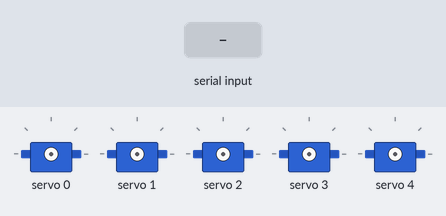
Bench run of a sketch on a simulated Arduino Uno, built with avr-gcc and run on an emulated ATmega328P. Parts: 5 × servo. The test bench sets the inputs (shaded band).

Above: at 1.2 s.
1.3 s: "90,45,200\n" received over Serial
2.8 s: "30,150,10\n" received over Serial
At 3.9 s:
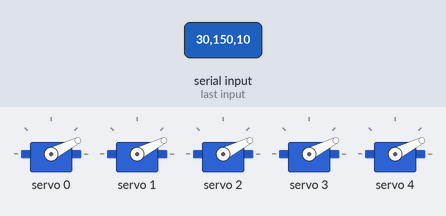
4.3 s: "5\n" received over Serial
At 5.2 s:
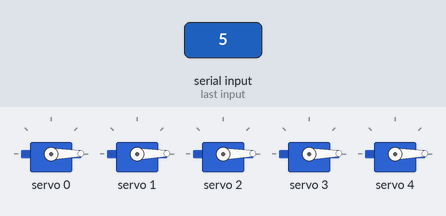
5.8 s: "200\n" received over Serial
At 6.6 s:
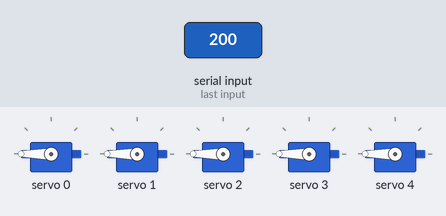
7.3 s: "90,45\n" received over Serial
At 7.9 s:
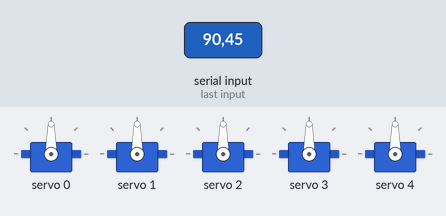
8.8 s: "30,150\n" received over Serial
At 9.2 s:
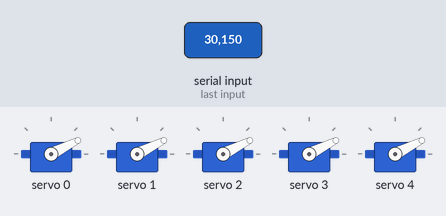
Timing chart, 0 to 11.3 s (numbered marks = the images above; inputs shaded):
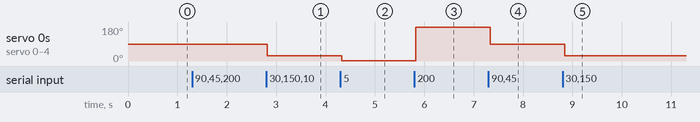

Measured:
- after the input at 2.8 s, servo 0–4: 90° → 27° at once
- after the input at 4.3 s, servo 0–4: 27° → 1° at once
- after the input at 5.8 s, servo 0–4: 1° → 180° at once
- after the input at 7.3 s, servo 0–4: 180° → 90° at once
- after the input at 8.8 s, servo 0–4: 90° → 27° at once

The sketch:

robot_arm_firmware.ino
```cpp
// (licence header left out)
#include <Wire.h>
// install PCA9685 library https://github.com/adafruit/Adafruit-PWM-Servo-Driver-Library
#include <Adafruit_PWMServoDriver.h>
// install SSD1306 library https://github.com/olikraus/u8g2
#include <U8x8lib.h>

Adafruit_PWMServoDriver pwm = Adafruit_PWMServoDriver();
U8X8_SSD1306_128X64_NONAME_HW_I2C u8x8(/* reset=*/ U8X8_PIN_NONE);

#define pulse_us_min 500            // minimum pulse length ms = 1000 µs
#define pulse_us_max 2450           // maximum pulse length ms = 1000 µs
#define servo_freq 50               // servo freq (Hz)
#define servo_driver_bits 4096

#define SCREEN_WIDTH 128
#define SCREEN_HEIGHT 64

#define base 0
#define shoulder 1
#define upperarm 2
#define forearm 3
#define gripper 4

double baseAngle = 90;
double shoulderAngle = 90;
double upperarmAngle = 90;
double forearmAngle = 90;
double gripperAngle = 90;
double motor_step = 0.5;


int delay_time = 15;
int delay_time_setup = 0;

double angle_list[5] = {baseAngle, shoulderAngle, upperarmAngle, forearmAngle, gripperAngle};

long period_us = 1000000 / servo_freq; // Duration Hz
long pulse_min = (pulse_us_min / (double)period_us) * servo_driver_bits;
long pulse_max = (pulse_us_max / (double)period_us) * servo_driver_bits;

bool stop_flag = false;

String base_str;
String shoulder_str;
String upperarm_str;
String forearm_str;
String gripper_str;
String inString;

void setup() {
  Serial.begin(115200);
  pwm.begin();
  pwm.setOscillatorFrequency(27000000);
  pwm.setPWMFreq(servo_freq);
  delay(10);
}

void loop() {
  delay(100);
  if (Serial.available() > 0) {
    inString = Serial.readStringUntil('\n');
    char cmd = inString[0];
      //
      baseAngle = inString.substring(inString.indexOf('a') + 1, inString.indexOf('b')).toInt();
      shoulderAngle = inString.substring(inString.indexOf('b') + 1, inString.indexOf('c')).toInt();
      upperarmAngle = inString.substring(inString.indexOf('c') + 1, inString.indexOf('d')).toInt();
      forearmAngle = inString.substring(inString.indexOf('d') + 1, inString.indexOf('e')).toInt();
      gripperAngle = inString.substring(inString.indexOf('e') + 1, inString.indexOf('f')).toInt();

      baseAngle = constrain(baseAngle,0,180);
      shoulderAngle = constrain(shoulderAngle,0,180);
      upperarmAngle = constrain(upperarmAngle,0,180);
      forearmAngle = constrain(forearmAngle,0,180);
      gripperAngle = constrain(gripperAngle,0,180);

      set_servo(base, baseAngle);
      set_servo(shoulder, shoulderAngle);
      set_servo(upperarm, upperarmAngle);
      set_servo(forearm, forearmAngle);
      set_servo(gripper, gripperAngle);

  }
}

void set_servo(uint8_t n, double angle) {
  double pulse = map(angle, 0, 180, pulse_min, pulse_max);
  pwm.setPWM(n, 0, pulse);
}
```
